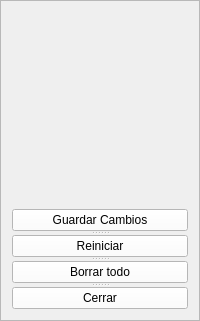
           <widget class="QFrame" name="frame_5">
            <property name="frameShape">
             <enum>QFrame::StyledPanel</enum>
            </property>
            <property name="frameShadow">
             <enum>QFrame::Raised</enum>
            </property>
            <layout class="QVBoxLayout" name="verticalLayout_4">
             <item>
              <spacer name="verticalSpacer">
               <property name="orientation">
                <enum>Qt::Vertical</enum>
               </property>
               <property name="sizeHint" stdset="0">
                <size>
                 <width>20</width>
                 <height>197</height>
                </size>
               </property>
              </spacer>
             </item>
             <item>
              <widget class="QSplitter" name="splitter_36">
               <property name="orientation">
                <enum>Qt::Vertical</enum>
               </property>
               <widget class="QPushButton" name="btnguardar_t">
                <property name="maximumSize">
                 <size>
                  <width>191</width>
                  <height>16777215</height>
                 </size>
                </property>
                <property name="styleSheet">
                 <string notr="true">background-color: rgb(255, 255, 255);</string>
                </property>
                <property name="text">
                 <string>Guardar Cambios</string>
                </property>
               </widget>
               <widget class="QPushButton" name="reiniciar_t">
                <property name="maximumSize">
                 <size>
                  <width>191</width>
                  <height>16777215</height>
                 </size>
                </property>
                <property name="styleSheet">
                 <string notr="true">background-color: rgb(255, 255, 255);</string>
                </property>
                <property name="text">
                 <string>Reiniciar</string>
                </property>
               </widget>
               <widget class="QPushButton" name="borrar_t">
                <property name="maximumSize">
                 <size>
                  <width>191</width>
                  <height>16777215</height>
                 </size>
                </property>
                <property name="styleSheet">
                 <string notr="true">background-color: rgb(255, 255, 255);</string>
                </property>
                <property name="text">
                 <string>Borrar todo</string>
                </property>
               </widget>
               <widget class="QPushButton" name="cerrar_t">
                <property name="maximumSize">
                 <size>
                  <width>191</width>
                  <height>16777215</height>
                 </size>
                </property>
                <property name="styleSheet">
                 <string notr="true">background-color: rgb(255, 255, 255);</string>
                </property>
                <property name="text">
                 <string>Cerrar</string>
                </property>
               </widget>
              </widget>
             </item>
            </layout>
           </widget>
